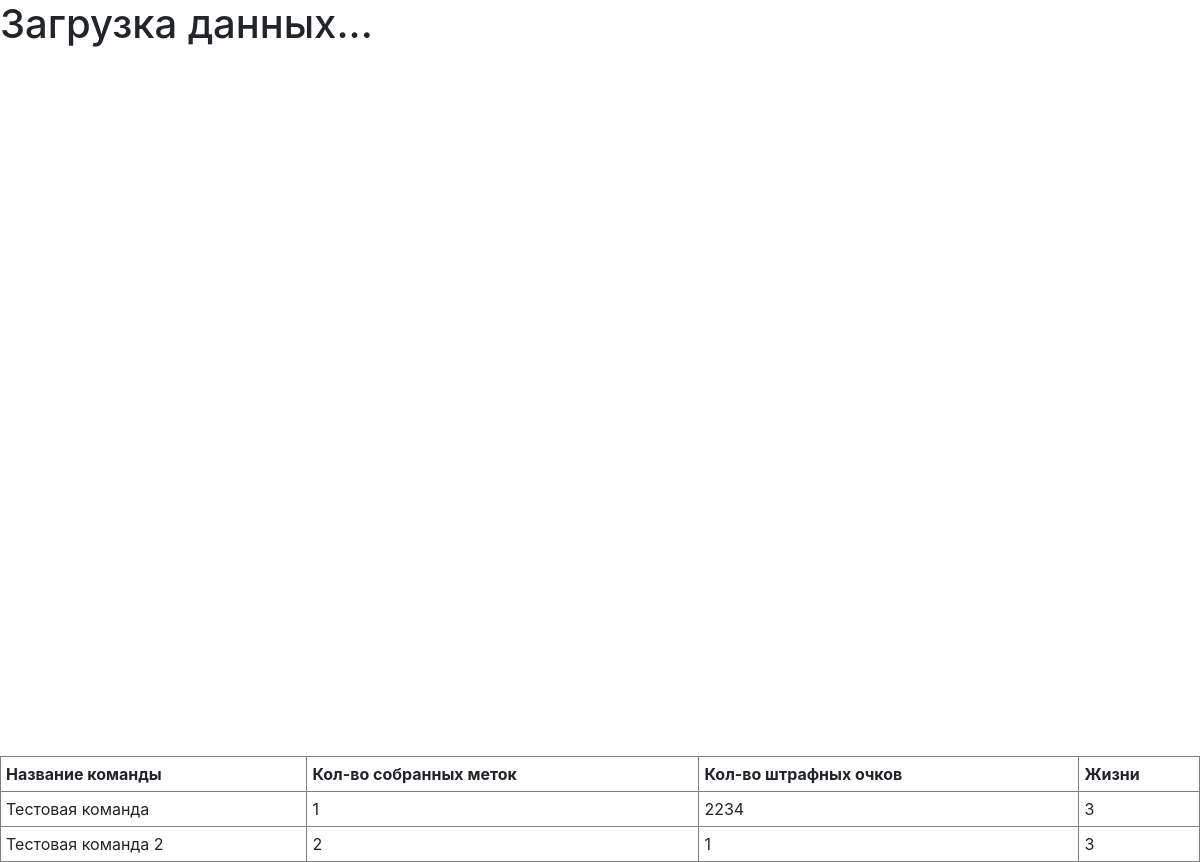
The app's page /, older data.
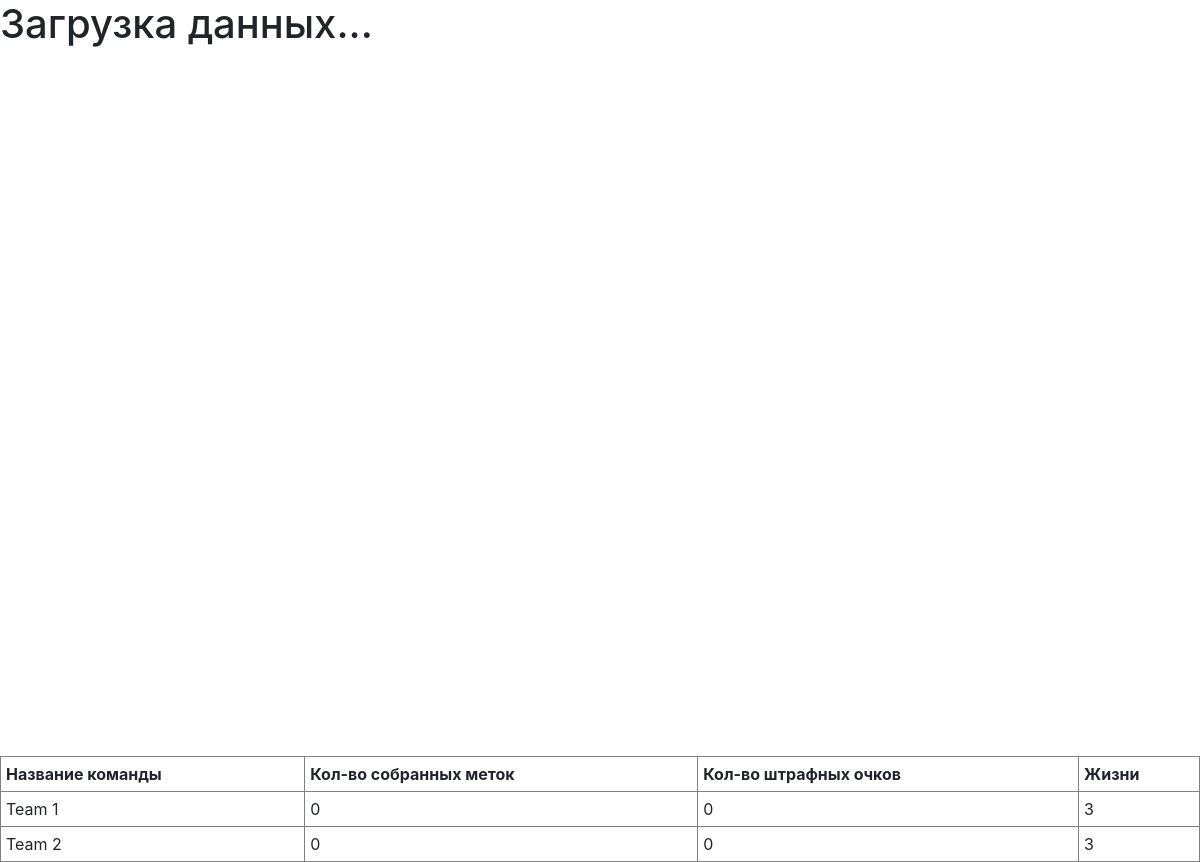
The same page, newer data.
### quest_api/models.py (models this page shows, shortened)
class Team(models.Model):
    name = models.CharField(max_length=512)
    uid = models.CharField(max_length=120)
    count_fail_marker_key = models.IntegerField(default=0)
    latitude = models.DecimalField(max_digits=9, decimal_places=6)
    longitude = models.DecimalField(max_digits=9, decimal_places=6)
    url_image = models.CharField(max_length=1024)
    standard_of_living = models.IntegerField(default=3)

### status/views.py (the view)
def index(request):
    markers = Marker.objects.all()
    teams = Team.objects.all()
    return render(request, 'status/index.html', {
        'teams': teams,
        'markers': markers,
        'centerMap': '[54.333064, 48.385672]'
    })

### status/templates/status/index.html (shortened to what this page needs)
<!DOCTYPE html>
<html lang="en">
<head>
    <link rel="stylesheet" href="https://stackpath.bootstrapcdn.com/bootstrap/4.1.3/css/bootstrap.min.css"
>
</head>
<body>
<div id="container">
    <h1 id="status">Загрузка данных...</h1>
    <div id="map" style="width: 100%; height: 700px"></div>
    <table border="1" width="100%" cellpadding="5" id="turnerTable">
        <tr>
            <th>Название команды</th>
            <th>Кол-во собранных меток</th>
            <th>Кол-во штрафных очков</th>
            <th>Жизни</th>
        </tr>
        {% for team in teams %}
            <tr>
                <td>{{ team.name }}</td>
                <td>{{ team.taken_markers.count }}</td>
                <td>{{ team.count_fail_marker_key }}</td>
                <td>{{ team.standard_of_living }}</td>
            </tr>
        {% endfor %}
    </table>
</div>
</body>
</html>

Row changes from the older to the newer data that the page shows:
changed Team: name "Тестовая команда" → "Team 1"; taken_markers.count "1" → "0"; count_fail_marker_key "2234" → "0"
changed Team: name "Тестовая команда 2" → "Team 2"; taken_markers.count "2" → "0"; count_fail_marker_key "1" → "0"
